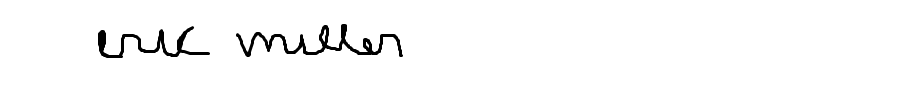
#> input picture signatures_to_test/test_eric_miller.png, 906 x 92 px
$ python test_ocr.py   (older library calls are emulated)
#> lines starting #> are read from the running program, lines starting #| are printed output that depends on the picture; after the words box and inside, x2 and y2 are one past the last pixel; in counts of white or black regions, pixels touching at a corner belong together
### src/signature_utils.py
import cv2
import numpy as np
import os
import json

from skimage.metrics import structural_similarity as ssim
import pytesseract

pytesseract.pytesseract.tesseract_cmd = r"C:\Program Files\Tesseract-OCR\tesseract.exe"

import difflib # para comparação de strings

# 1. NORMALIZE SIGNATURE
# [151 lines left out: functions normalize_signature, segment_letters, compare_letters, compare_signatures_letters, extract_features, compare_ssim and 3 more, not called in this run]

def extract_text_from_image(image_path):
    img = cv2.imread(image_path)
    if img is None:
        return ""

    gray = cv2.cvtColor(img, cv2.COLOR_BGR2GRAY)

    # aumentar contraste
    gray = cv2.normalize(gray, None, 0, 255, cv2.NORM_MINMAX)

    # remover ruído
    gray = cv2.GaussianBlur(gray, (1, 1), 0)

    # binarizar forte
    _, th = cv2.threshold(gray, 0, 255, cv2.THRESH_BINARY_INV + cv2.THRESH_OTSU)

    # dilatar ligeiramente para engrossar letras
    kernel = np.ones((2, 2), np.uint8)
    th = cv2.dilate(th, kernel, iterations=1)

    # OCR com modo de linha única
    text = pytesseract.image_to_string(th, config="--psm 7 -l eng")

    return text.strip()


# [95 lines left out: functions compare_by_ocr, compare_all_signatures, not called in this run]

### src/test_ocr.py
import pytesseract

pytesseract.pytesseract.tesseract_cmd = r"C:\Program Files\Tesseract-OCR\tesseract.exe"

print(pytesseract.get_tesseract_version())
#> (this line was passed over: pytesseract is not available in this run)

from signature_utils import extract_text_from_image

print(extract_text_from_image("../signatures_to_test/test_mark_stevens.png"))
print(extract_text_from_image("../signatures_to_test/test_eric_miller.png"))
#> in extract_text_from_image, img is the input picture: shape (92, 906, 3); min 0, max 255, mean 248.8
#> in extract_text_from_image (call 2), `_, th = cv2.threshold(gray, 0, 255, cv2.THRESH_BINARY_INV + cv2.THRESH..`:
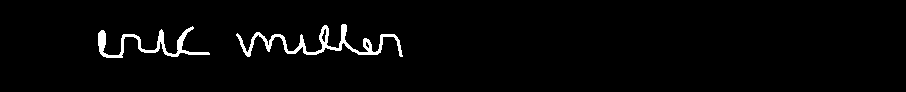
#> th: shape (92, 906); 2.4% white; 2 white regions, box (x1, y1, x2, y2) and area: (236, 24, 403, 57) 1196, (98, 26, 210, 58) 821
#> in extract_text_from_image (call 2), `th = cv2.dilate(th, kernel, iterations=1)`:
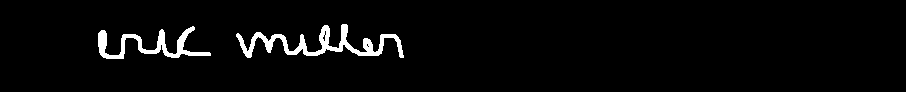
#> th: shape (92, 906); 3.3% white; 2 white regions, box (x1, y1, x2, y2) and area: (236, 24, 404, 58) 1632, (98, 26, 211, 59) 1082
#> (the call stopped at in extract_text_from_image, `text = pytesseract.image_to_string(th, config="--psm 7 -l eng")`: pytesseract is not available in this run)

$ run again, with generated_signatures/signature_102.png copied over signatures_to_test/test_eric_miller.png
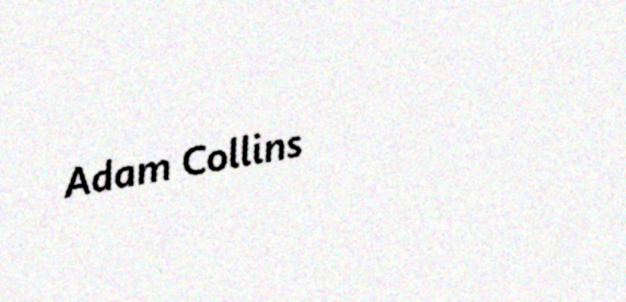
#> input picture generated_signatures/signature_102.png, 626 x 302 px
#> in extract_text_from_image, img is the input picture: shape (302, 626, 3); mean B, G, R 241.3, 241.2, 241.3
#> in extract_text_from_image (call 2), `_, th = cv2.threshold(gray, 0, 255, cv2.THRESH_BINARY_INV + cv2.THRESH..`:
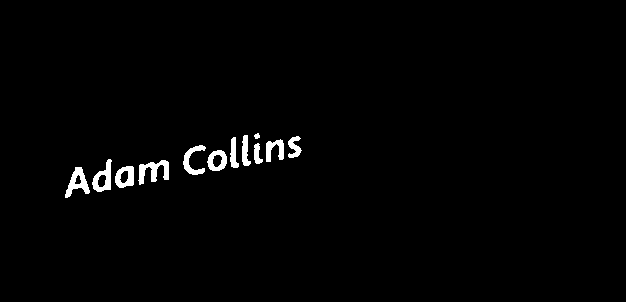
#> th: shape (302, 626); 1.5% white; 12 white regions, largest, box (x1, y1, x2, y2) and area: (138, 160, 169, 185) 383, (65, 167, 90, 198) 347, (92, 159, 112, 192) 320
#> in extract_text_from_image (call 2), `th = cv2.dilate(th, kernel, iterations=1)`:
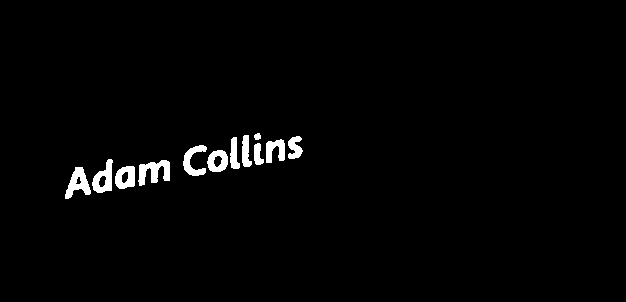
#> th: shape (302, 626); 1.8% white; 12 white regions, largest, box (x1, y1, x2, y2) and area: (138, 160, 170, 186) 476, (65, 167, 91, 199) 424, (92, 159, 113, 193) 393
